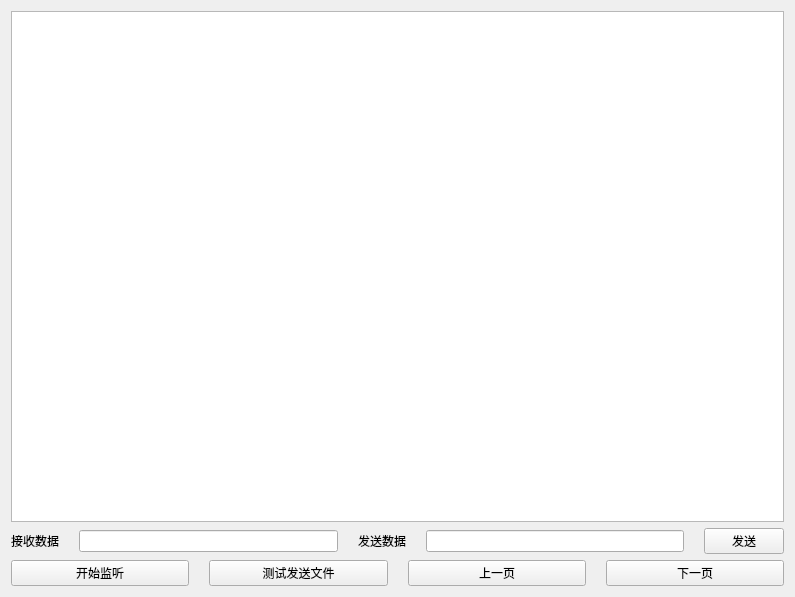
<?xml version="1.0" encoding="UTF-8"?>
<ui version="4.0">
 <class>w_Home</class>
 <widget class="QWidget" name="w_Home">
  <property name="geometry">
   <rect>
    <x>0</x>
    <y>0</y>
    <width>795</width>
    <height>597</height>
   </rect>
  </property>
  <property name="windowTitle">
   <string>青岛艾普智能仪器TCP服务工具--by赵楠林</string>
  </property>
  <layout class="QGridLayout" name="gridLayout_2">
   <item row="0" column="0">
    <layout class="QGridLayout" name="gridLayout">
     <item row="0" column="0">
      <widget class="QTableWidget" name="tableWidget">
       <property name="selectionBehavior">
        <enum>QAbstractItemView::SelectRows</enum>
       </property>
       <attribute name="horizontalHeaderHighlightSections">
        <bool>false</bool>
       </attribute>
       <attribute name="verticalHeaderHighlightSections">
        <bool>false</bool>
       </attribute>
      </widget>
     </item>
    </layout>
   </item>
   <item row="1" column="0">
    <layout class="QHBoxLayout" name="horizontalLayout">
     <property name="spacing">
      <number>20</number>
     </property>
     <item>
      <widget class="QLabel" name="label_2">
       <property name="text">
        <string>接收数据</string>
       </property>
      </widget>
     </item>
     <item>
      <widget class="QLineEdit" name="lineEditData"/>
     </item>
     <item>
      <widget class="QLabel" name="label_3">
       <property name="text">
        <string>发送数据</string>
       </property>
      </widget>
     </item>
     <item>
      <widget class="QLineEdit" name="lineEditSend"/>
     </item>
     <item>
      <widget class="QPushButton" name="pushButton">
       <property name="text">
        <string>发送</string>
       </property>
      </widget>
     </item>
    </layout>
   </item>
   <item row="2" column="0">
    <layout class="QHBoxLayout" name="horizontalLayout_4">
     <property name="spacing">
      <number>20</number>
     </property>
     <item>
      <widget class="QPushButton" name="pushButtonStart">
       <property name="text">
        <string>开始监听</string>
       </property>
      </widget>
     </item>
     <item>
      <widget class="QPushButton" name="pushButtonFile">
       <property name="text">
        <string>测试发送文件</string>
       </property>
      </widget>
     </item>
     <item>
      <widget class="QPushButton" name="pushButtonPrev">
       <property name="text">
        <string>上一页</string>
       </property>
      </widget>
     </item>
     <item>
      <widget class="QPushButton" name="pushButtonNext">
       <property name="text">
        <string>下一页</string>
       </property>
      </widget>
     </item>
    </layout>
   </item>
  </layout>
 </widget>
 <resources/>
 <connections/>
</ui>
